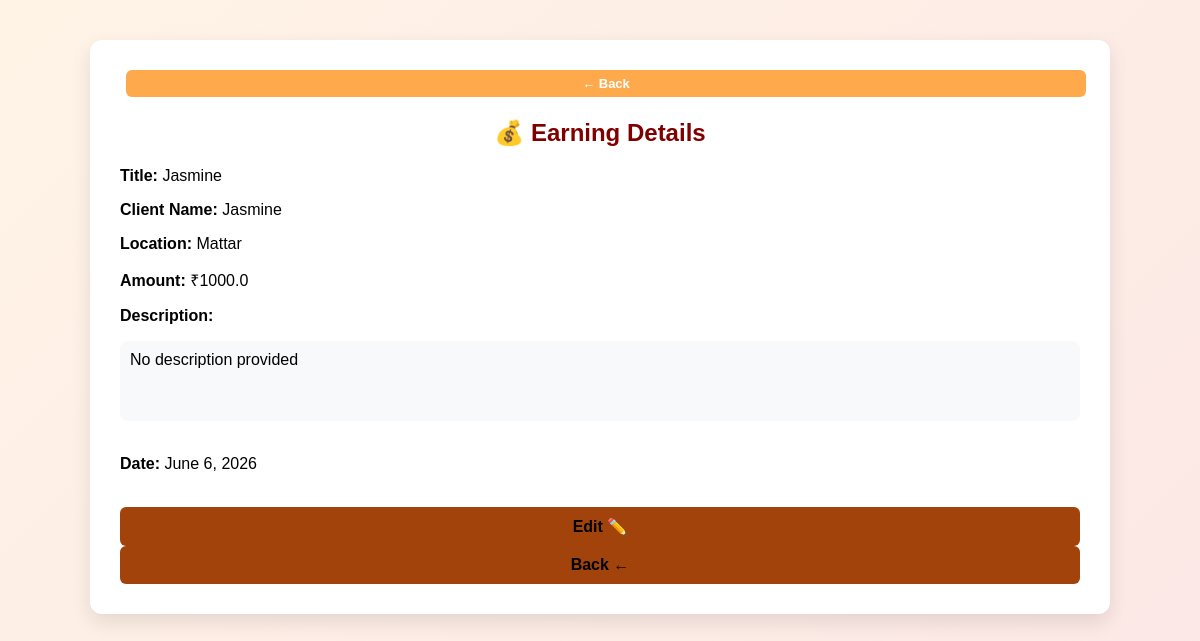
The page /earning/view/3/ (signed in) on the database its author committed.
### finance/models.py (models this page shows, shortened)
class Earning(models.Model):
    record = models.ForeignKey(
        DailyRecord,
        on_delete=models.CASCADE,
        related_name="earnings"
    )
    title = models.CharField(max_length=200)
    description = models.TextField(blank=True)
    client_name = models.CharField(max_length=200)
    location = models.CharField(max_length=255)
    amount = models.FloatField()

class DailyRecord(models.Model):
    user = models.ForeignKey(User, on_delete=models.CASCADE)
    date = models.DateField()
    class Meta:
        unique_together = ('user', 'date')

### finance/views.py (the view)
def view_earning(request, id):
    earning = get_object_or_404(Earning, id=id)
    if earning.record.user != request.user:
        return redirect("dashboard")
    return render(request, "finance/view_earning.html", {
        "earning": earning
    })

### templates/finance/view_earning.html
{% extends 'base.html' %}
{% block content %}
<div style="margin-bottom:15px;">
    <button
        type="button"
        class="nav-btn"
        onclick="history.back()">
        ← Back
    </button>
</div>
<h2>💰 Earning Details</h2>
<div class="card">
    <p><strong>Title:</strong> {{ earning.title }}</p>
    <p><strong>Client Name:</strong> {{ earning.client_name }}</p>
    <p><strong>Location:</strong> {{ earning.location }}</p>
    <p><strong>Amount:</strong> ₹{{ earning.amount }}</p>
    <p><strong>Description:</strong></p>
    <div style="
        background:#f8f9fa;
        padding:10px;
        border-radius:8px;
        min-height:60px;
    ">
        {{ earning.description|default:"No description provided" }}
    </div>
    <br>
    <p>
        <strong>Date:</strong>
        {{ earning.record.date }}
    </p>
</div>
<br>
<a href="{% url 'edit_earning' earning.id %}">
    <button>Edit ✏️</button>
</a>
<a href="{% url 'dashboard' %}">
    <button>Back ←</button>
</a>
{% endblock %}

### templates/base.html (style rules this page uses)
body { margin: 0; font-family: Arial, sans-serif; background: linear-gradient(135deg, #fff3e6, #fce8e6); }
h2 { text-align: center; color: #800000; margin-bottom: 20px; transition: color 0.3s ease; }
button { width: 100%; padding: 10px; background: #a3430c; font-weight: bold; border: none; color: rgb(0, 0, 0); font-size: 16px; border-radius: 6px; cursor: pointer; transition: all 0.3s ease; }
a { color: #800000; text-decoration: none; font-weight: 500; transition: all 0.3s ease; }
.nav-btn { padding: 6px 12px 12px; font-size: 16px; font-weight: bold; border: none; border-radius: 6px; cursor: pointer; margin-left: 6px; margin-bottom: 2px; background: #a3430c; color: rgb(0, 0, 0); transition: 0.2s ease; }
.nav-btn { padding: 6px 12px; font-size: 13px; border: none; border-radius: 6px; cursor: pointer; margin-left: 6px; background: #ffa94d; color: white; transition: 0.2s ease; }

### rows shown on the page
Earning: title "Jasmine", client_name "Jasmine", location "Mattar", amount "1000.0", description "No description provided", record "June 6, 2026"
